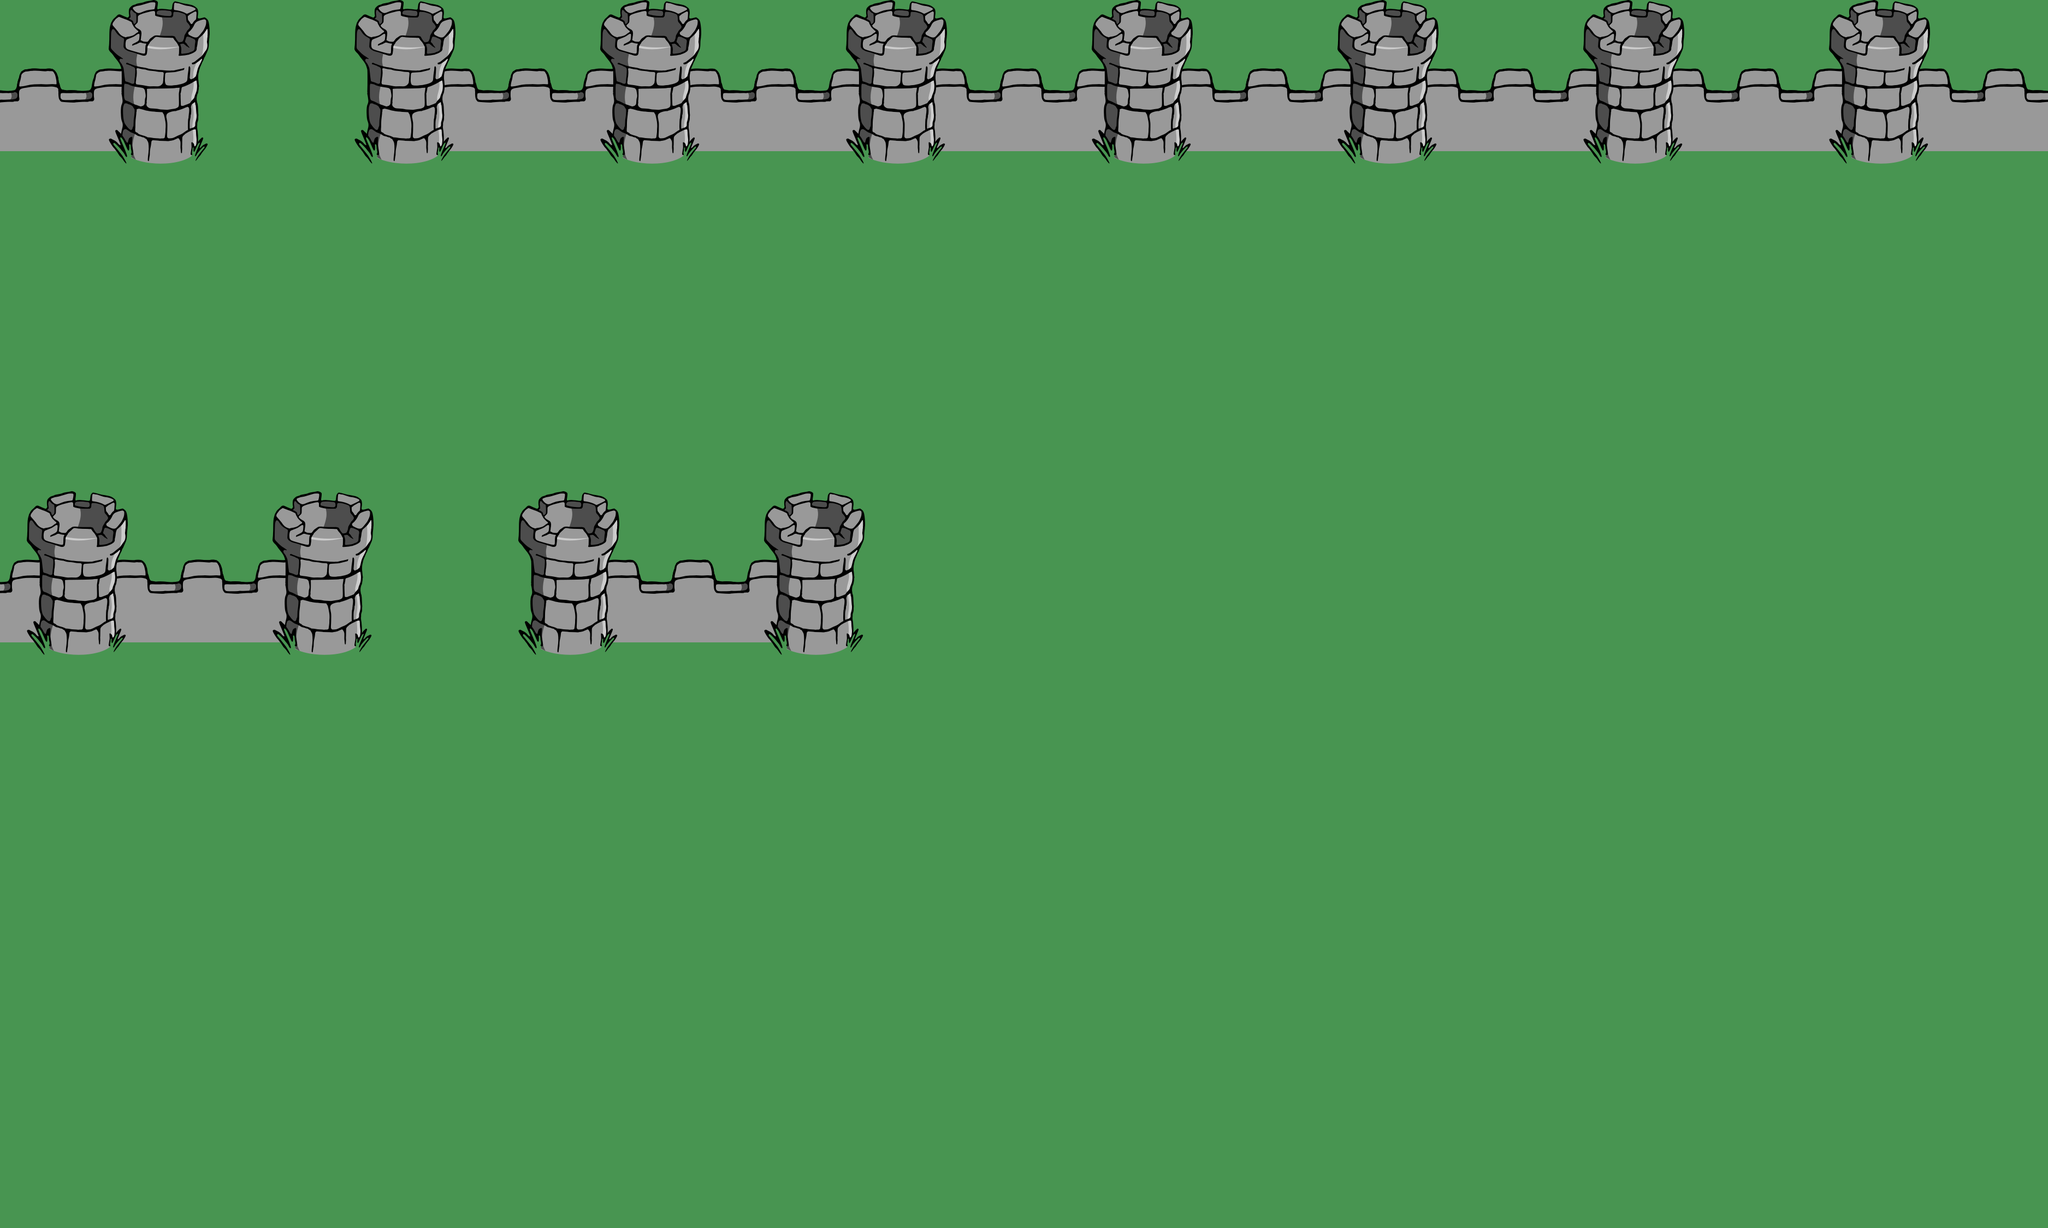

This game map was drawn from its Tiled (.tmx) file and the tilesets committed beside it. A one-line description and the trimmed map source follow:
An orthogonal 25x15 tile map with 150x150 px tiles, 3 tile layers (Ground, Walls, Towers), 1 hidden layer not drawn.

<map version="1.0" orientation="orthogonal" renderorder="right-down" width="25" height="15" tilewidth="150" tileheight="150" nextobjectid="1">
 <tileset firstgid="1" name="tileset" tilewidth="150" tileheight="150">
  <image source="../graphics/tileset.png" width="750" height="1200" />
 </tileset>
 <layer name="Ground" width="25" height="15">
  <data>[375 cells, 375 non-empty, 1 distinct tile ids]</data>
 </layer>
 <layer name="Walls" width="25" height="15">
  <data>[375 cells, 58 non-empty, 6 distinct tile ids]</data>
 </layer>
 <layer name="Towers" width="25" height="15">
  <data>[375 cells, 48 non-empty, 4 distinct tile ids]</data>
 </layer>
 <layer name="pass" width="25" height="15" visible="0">
  <data>[375 cells, 8 non-empty, 1 distinct tile ids]</data>
 </layer>
</map>